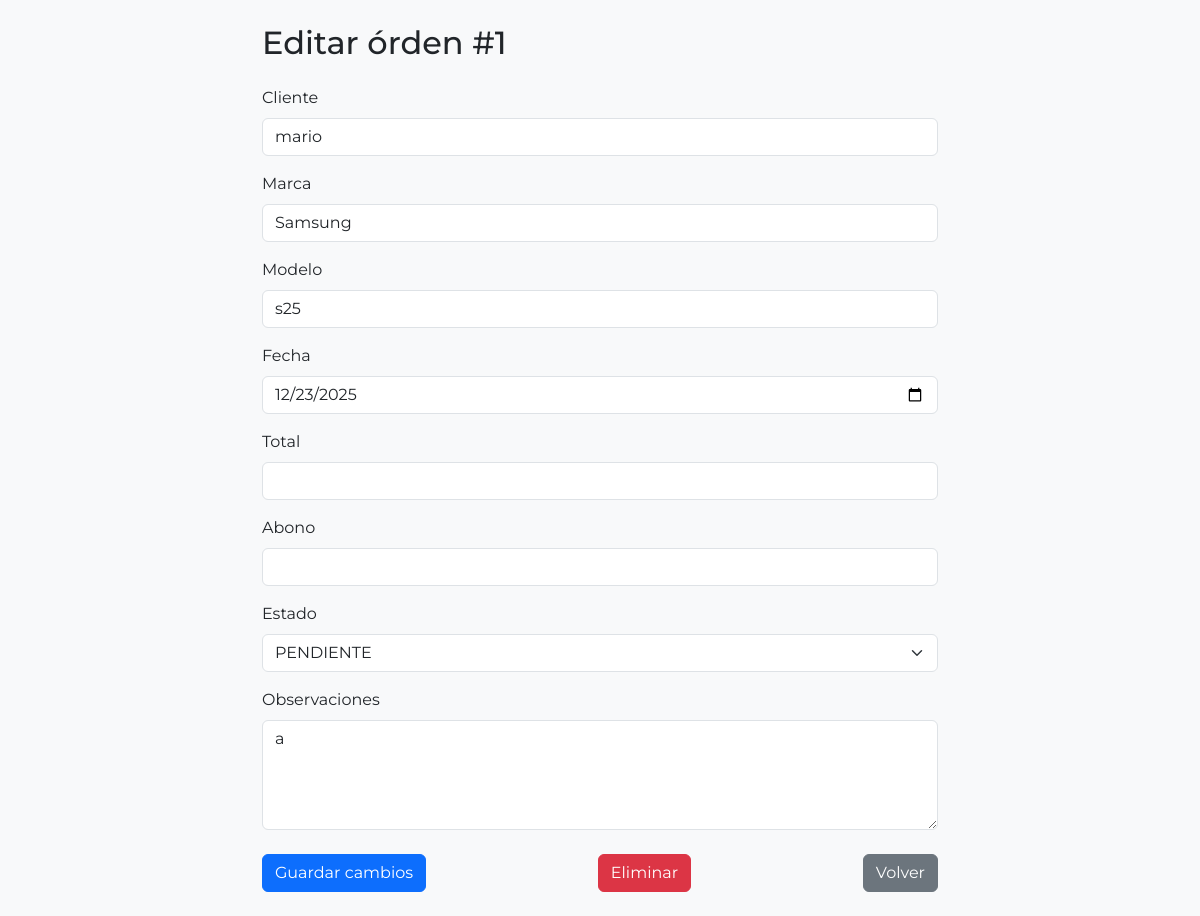
The app's page /ordenes/editar/1/ with its own data.
### mainApp/models.py (models this page shows, shortened)
class Orden_de_Trabajo(models.Model):
    numero_control = models.AutoField(primary_key=True)
    cliente = models.ForeignKey(Cliente, on_delete=models.PROTECT)
    usuario = models.ForeignKey('auth.User', on_delete=models.CASCADE)
    estado = models.ForeignKey(Estado, on_delete=models.CASCADE)
    modelo = models.ForeignKey(Modelo, on_delete=models.CASCADE)
    marca = models.ForeignKey(Marca, on_delete=models.CASCADE)
    total_pagar = models.DecimalField(max_digits=10, decimal_places=2)
    abono = models.DecimalField(max_digits=10, decimal_places=2, null=True, blank=True)
    fecha = models.DateField(default=timezone.now)
    observaciones = models.CharField(max_length=200, null=True, blank=True)
    class Meta:
        ordering = ['-fecha']
        verbose_name = "Orden de Trabajo"
        verbose_name_plural = "Órdenes de Trabajo"

class Cliente(models.Model):
    nombre = models.CharField(max_length=100)
    rut = models.CharField(max_length=12, unique=True)
    telefono = models.CharField(max_length=20, unique=True)
    correo = models.EmailField(unique=True)
    class Meta:
        verbose_name = "Cliente"
        verbose_name_plural = "Clientes"

class Marca(models.Model):
    nombre_marca = models.CharField(max_length=20)
    img_marca = models.ImageField(upload_to="marcas", blank=True, null=True)
    def imagen_preview(self):
        if self.img_marca:
            return mark_safe(f'<img src="{self.img_marca.url}" width="80" height="auto" />')
        return "Sin imagen"
    imagen_preview.short_description = "Logo"
    class Meta:
        verbose_name = "Marca"
        verbose_name_plural = "Marcas"

class Modelo(models.Model):
    nombre_modelo = models.CharField(max_length=20, blank=False)
    class Meta:
        verbose_name = "Modelo"
        verbose_name_plural = "Modelos"

class Estado(models.Model):
    Estados = [
        ('PENDIENTE', 'Pendiente'),
        ('FINALIZADO', 'Finalizado'),
    ]
    tipo_estado = models.CharField(max_length=30, choices=Estados, default='PENDIENTE')
    class Meta:
        verbose_name = "Estado"
        verbose_name_plural = "Estados"

### mainApp/views.py (the view, shortened to what this page needs)
# urls.py: path('ordenes/editar/<int:pk>/', views.orden_editar, name='editar_ordenes'),
def orden_editar(request, pk):
    orden = get_object_or_404(Orden_de_Trabajo, pk=pk)
    if request.method == "POST" and "eliminar" in request.POST:
        numero = orden.numero_control
        orden.delete()
        messages.success(request, f"La órden #{numero} fue eliminada correctamente.")
        return redirect("documentacion")   # o 'ordenes_trabajo'
    estados = Estado.objects.all()
    return render(request, "editar_ordenes.html", {
        "orden": orden,
        "estados": estados,
    })

### templates/editar_ordenes.html (shortened to what this page needs)
{% load static %}
<!DOCTYPE html>
<html lang="es">
<head>
    <link href="https://cdn.jsdelivr.net/npm/bootstrap@5.3.3/dist/css/bootstrap.min.css" rel="stylesheet">
</head>
<body class="bg-light p-4" style="font-family: 'Montserrat', sans-serif;">
<div class="container" style="max-width: 700px;">
    <h2 class="mb-4">Editar órden #{{ orden.numero_control }}</h2>
    <form method="POST">
        <div class="mb-3">
            <label class="form-label">Cliente</label>
            <input type="text" name="cliente" class="form-control" value="{{ orden.cliente.nombre }}" required>
        </div>
        <div class="mb-3">
            <label class="form-label">Marca</label>
            <input type="text" name="marca" class="form-control" value="{{ orden.marca.nombre_marca }}" required>
        </div>
        <div class="mb-3">
            <label class="form-label">Modelo</label>
            <input type="text" name="modelo" class="form-control" value="{{ orden.modelo.nombre_modelo }}" required>
        </div>
        <div class="mb-3">
            <label for="fecha" class="form-label">Fecha</label>
            <input
                type="date"
                id="fecha"
                name="fecha"
                class="form-control"
                value="{{ orden.fecha|date:'Y-m-d' }}">
        </div>
        <div class="mb-3">
            <label for="total" class="form-label">Total</label>
            <input
                type="number"
                step="0.01"
                min="0"
                max="9999999.99"
                name="total"
                id="total"
                class="form-control"
                value="{{ orden.total_pagar }}"
            >
        </div>
        <div class="mb-3">
            <label for="abono" class="form-label">Abono</label>
            <input
                type="number"
                step="0.01"
                min="0"
                max="9999999.99"
                name="abono"
                id="abono"
                class="form-control"
                value="{{ orden.abono }}"
            >
        </div>
        <div class="mb-3">
            <label class="form-label">Estado</label>
            <select name="estado" class="form-select">
                {% for est in estados %}
                    <option value="{{ est.id }}" {% if orden.estado.id == est.id %}selected{% endif %}>
                        {{ est.tipo_estado }}
                    </option>
                {% endfor %}
            </select>
        </div>
        <div class="mb-3">
            <label class="form-label">Observaciones</label>
            <textarea name="observaciones" class="form-control" rows="4">{{ orden.observaciones }}</textarea>
        </div>
        <div class="d-flex justify-content-between mt-4">
            <button type="submit" name="guardar" class="btn btn-primary">
                Guardar cambios
            </button>
            <button type="button" class="btn btn-danger" data-bs-toggle="modal" data-bs-target="#modalEliminar">
                Eliminar
            </button>
            <a href="{% url 'ordenes_trabajo' %}" class="btn btn-secondary">
                Volver
            </a>
        </div>
    </form>
</div>
</body>
</html>

### records on screen
Orden_de_Trabajo: numero_control "1", cliente "mario", marca "Samsung", modelo "s25", fecha "12/23/2025", estado "PENDIENTE", observaciones "a"
